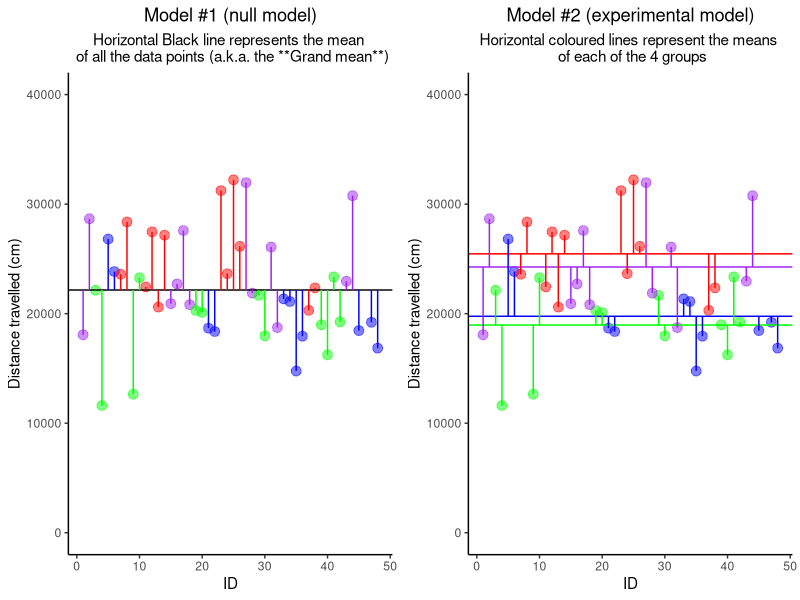
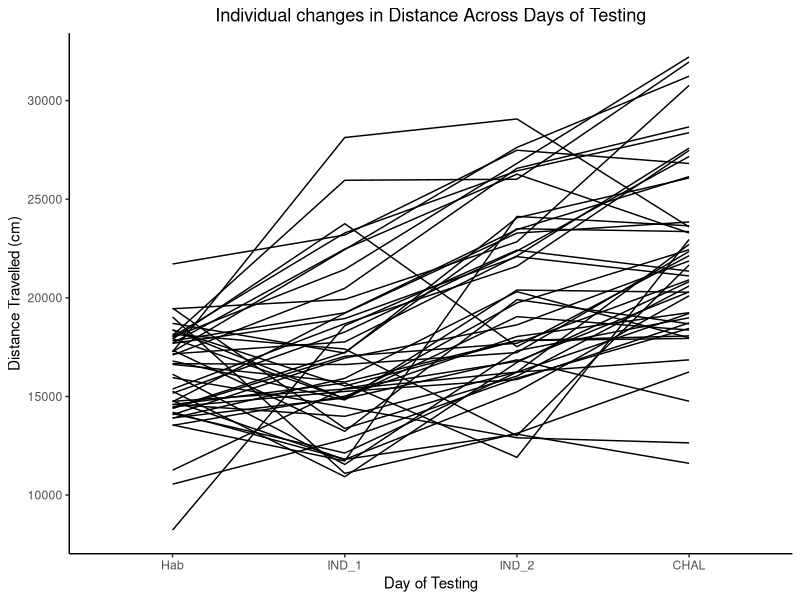
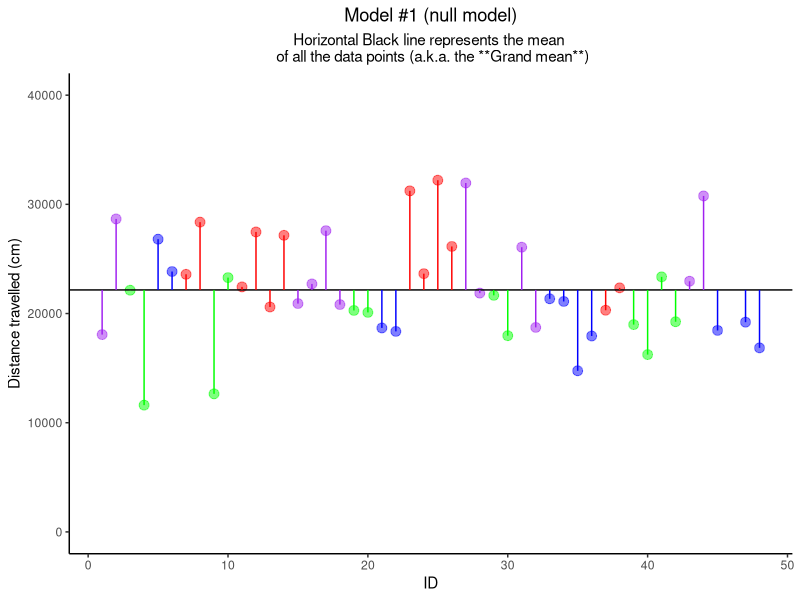
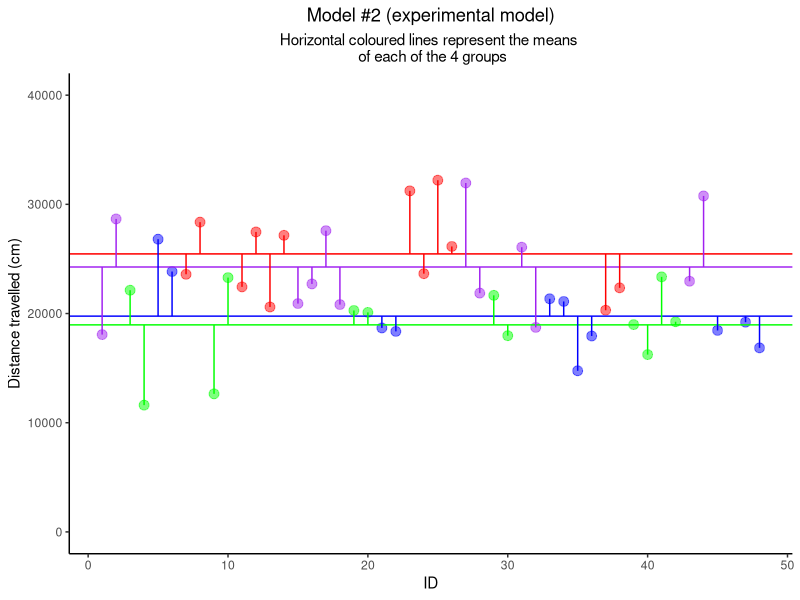

R code for these plots, in order:
## ---- chunk 1
knitr::opts_chunk$set(message = FALSE,
                      warning = FALSE)

library(tidyverse)
library(ggpubr)
library(reshape2)
options(scipen = 999)
## ---- chunk 2
library(tidyverse)
data <- read_csv("EB_Rats_Nicotine_Sensitization.csv")


data$PREhorm = factor(data$PREhorm,# change the PREhorm variable to a factor
                      levels = c(0,1), # With two levels, 0 and 1 (ordered)
                      labels = c("OIL","EB")) # And label those levels, the condition names.

data$CHALhorm = factor(data$CHALhorm, # change the PREhorm variable to a factor
                      levels = c(0,1),
                      labels = c("OIL","EB"))

data <- data %>%
  mutate(group = case_when(
    data$PREhorm == "OIL" & data$CHALhorm == "OIL" ~ "OIL / OIL",
    data$PREhorm == "EB" &  data$CHALhorm == "OIL" ~ "EB / OIL",
    data$PREhorm == "OIL" & data$CHALhorm == "EB" ~ "OIL / EB",
    data$PREhorm == "EB" &  data$CHALhorm == "EB" ~ "EB / EB"
  ))

data$group <- as.character(data$group)
data$group <- factor(data$group, levels=c("OIL / OIL", "EB / OIL", "OIL / EB", "EB / EB"))

my_sum <- data %>%
  group_by(group) %>%
  summarise(n=n(),
            mean=mean(CHAL),
            sd=sd(CHAL)) %>%
  mutate(se=sd / sqrt(n))

my_colours <- c("blue","red","green","purple")

x <- ggplot(my_sum, aes(x=group,y=mean,colour=group,fill=group))+
  geom_bar(stat="identity", alpha=0.2)+
  geom_errorbar(aes(x=group,ymin=mean-se,ymax=mean+se, width=0.5))+
  scale_colour_manual(values = my_colours)+
  scale_fill_manual(values=my_colours)+
  theme_classic()+
  theme(legend.position = "none")+
  labs(x="",
       y="Distance Travelled (cm)")

y <- x + geom_jitter(data=data,aes(x=group,y=CHAL),size=5,alpha=0.5,width=0.15)

mean(data$CHAL)

Null <- ggplot(data=data, aes(x=ID,y=CHAL, colour=group))+
  geom_point(size=3,alpha=0.5)+
  scale_colour_manual(values = my_colours)+
  scale_fill_manual(values=my_colours)+
  theme_classic()+
  theme(plot.title = element_text(hjust=0.5))+
  theme(plot.subtitle = element_text(hjust=0.5))+
  theme(legend.position="none")+
  geom_hline(yintercept=mean(data$CHAL))+
  geom_segment(aes(x=ID,y=CHAL,xend=ID,yend=mean(data$CHAL)))+
  labs(x="ID",
       y="Distance travelled (cm)",
       title = "Model #1 (null model)",
       subtitle = "Horizontal Black line represents the mean \n of all the data points (a.k.a. the **Grand mean**)")+
  ylim(0,40000)

OIL_OIL <- data[data$group == "OIL / OIL", ]
EB_OIL <- data[data$group == "EB / OIL", ]
OIL_EB <- data[data$group == "OIL / EB", ]
EB_EB <- data[data$group == "EB / EB", ]

O.O_mean <- mean(OIL_OIL$CHAL)
E.O_mean <- mean(EB_OIL$CHAL)
O.E_mean <- mean(OIL_EB$CHAL)
E.E_mean <- mean(EB_EB$CHAL)

Exp <- ggplot(data=OIL_OIL, aes(x=ID,y=CHAL))+
  geom_point(colour="blue", size=3,alpha=0.5)+
  geom_point(data=EB_OIL, aes(x=ID,y=CHAL),colour="red",size=3,alpha=0.5)+
  geom_point(data=OIL_EB, aes(x=ID,y=CHAL),colour="green",size=3,alpha=0.5)+
  geom_point(data=EB_EB, aes(x=ID,y=CHAL),colour="purple",size=3,alpha=0.5)+
  geom_hline(yintercept=O.O_mean,colour="blue")+
  geom_hline(yintercept=E.O_mean,colour="red")+
  geom_hline(yintercept=O.E_mean,colour="green")+
  geom_hline(yintercept=E.E_mean,colour="purple")+
  geom_segment(data=OIL_OIL, aes(x=ID,y=CHAL,xend=ID,yend=O.O_mean),colour="blue")+
  geom_segment(data=EB_OIL, aes(x=ID,y=CHAL,xend=ID,yend=E.O_mean),colour="red")+
  geom_segment(data=OIL_EB, aes(x=ID,y=CHAL,xend=ID,yend=O.E_mean),colour="green")+
  geom_segment(data=EB_EB, aes(x=ID,y=CHAL,xend=ID,yend=E.E_mean),colour="purple")+
  theme_classic()+
  theme(plot.title = element_text(hjust=0.5))+
  theme(plot.subtitle = element_text(hjust=0.5))+
  labs(x="ID",
       y="Distance travelled (cm)",
       title = "Model #2 (experimental model)",
       subtitle = "Horizontal coloured lines represent the means \n of each of the 4 groups")+
  ylim(0,40000)

ggsave("Null.png", Null, height=4,width=4,dpi=300)
ggsave("Exp.png",Exp,height=4,width=4,dpi=300)
## ---- chunk 3
ggarrange(Null,Exp)
## ---- chunk 4
# create a single variable - "group" - to represent hormone treatments
data <- data %>%
  mutate(group = case_when(
    data$PREhorm == "OIL" & data$CHALhorm == "OIL" ~ "OIL / OIL",
    data$PREhorm == "EB" &  data$CHALhorm == "OIL" ~ "EB / OIL",
    data$PREhorm == "OIL" & data$CHALhorm == "EB" ~ "OIL / EB",
    data$PREhorm == "EB" &  data$CHALhorm == "EB" ~ "EB / EB"
  ))
# Reorder the "group" variable 
data$group <- as.character(data$group)
data$group <- factor(data$group, levels=c("OIL / OIL", "EB / OIL", "OIL / EB", "EB / EB"))
## ---- chunk 5
oneway.test(CHAL ~ group, data=data, var.equal = TRUE)
## ---- chunk 6
a <- aov(CHAL ~ group, data=data)
TukeyHSD(a, conf.level = .95)
## ---- chunk 7
a <- aov(CHAL ~ PREhorm * CHALhorm, data=data)
summary(a)
## ---- chunk 8
data %>%
  select(c("ID","Hab","IND_1","IND_2","CHAL")) %>%
  melt(id.vars = "ID") %>%
  ggplot(aes(x=variable,y=value,group=ID))+
  geom_line()+
  theme_classic()+
  theme(plot.title = element_text(hjust=0.5))+
  labs(x="Day of Testing",
       y="Distance Travelled (cm)",
       title = "Individual changes in Distance Across Days of Testing")
## ---- chunk 9
library(reshape2)
long_data <- data %>%
  select(c("ID","Hab","IND_1","IND_2","CHAL")) %>%
  melt(id.vars = "ID")
head(long_data)
## ---- chunk 10
library(rstatix)
a <- anova_test(data=long_data, dv=value, wid=ID, within = variable)
get_anova_table(a)
## ---- chunk 11
long_data %>%
  pairwise_t_test(
  value ~ variable, paired = TRUE,
  p.adjust.method = "bonferroni"
  )
## ---- chunk 12
library(reshape2) # Required for the melt function
long_data_2 <- data %>% # Take the long dataframe AND TEHN 
  select(c("ID","PREhorm","Hab","IND_1","IND_2","CHAL")) %>% 
  melt(id.vars = c("ID","PREhorm")) # Switch to ggplot format
head(long_data) # Check out the result
## ---- chunk 13
a <- anova_test(data=long_data_2, dv=value, wid=ID, within = variable, between = PREhorm)
# Make a pretty table: 
knitr::kable(get_anova_table(a))
## ---- chunk 14
a <- long_data_2 %>%
  group_by(PREhorm)%>%
  pairwise_t_test(
  value ~ variable, paired = TRUE,
  p.adjust.method = "bonferroni"
  )
# Make a pretty table: 
library(kableExtra)
knitr::kable(a)
## ---- chunk 15

a <- long_data_2 %>%
  group_by(variable)%>%
  pairwise_t_test(
  value ~ PREhorm, paired = FALSE,
  p.adjust.method = "bonferroni"
  )
# Make a pretty table: 
knitr::kable(a)
